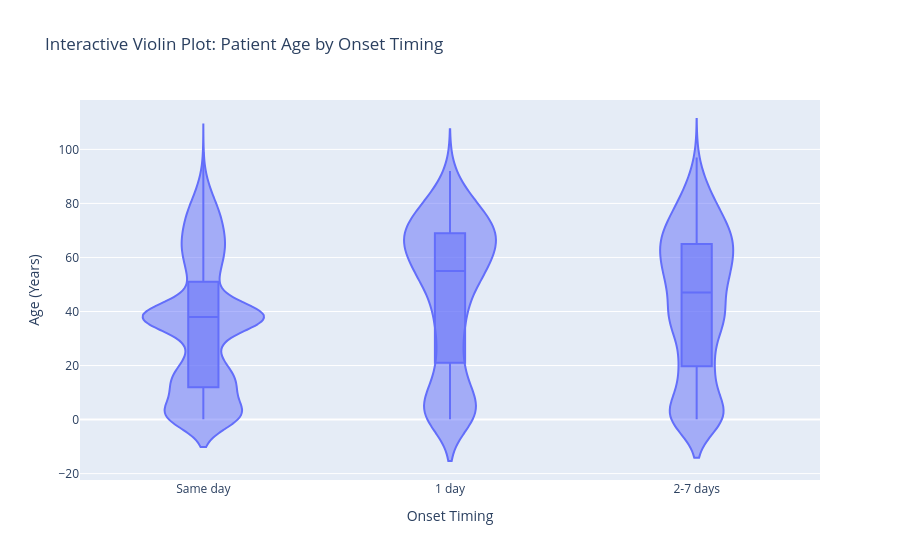

The notebook cell this image was saved under:
### Markdown cell above
<h3 style="color: #1e3a8a; font-family: 'Segoe UI', Arial, sans-serif; margin: 14px 0 6px 0;">Plotly Interactive Visual 2(Violin Plot): Age Distribution by Onset Timing</h3>

### Code cell
# Plotly Violin Plot: Interactive distribution & quartiles of AGE_YRS by ONSET_TIMING
fig_violin = px.violin(
    df_clean.sample(5000, random_state=42),
    x="ONSET_TIMING",
    y="AGE_YRS",
    box=True,
    points="outliers",
    category_orders={"ONSET_TIMING": onset_order},
    title="Interactive Violin Plot: Patient Age by Onset Timing",
    labels={"ONSET_TIMING": "Onset Timing", "AGE_YRS": "Age (Years)"}
)
fig_violin.show()

### Figure 1 — Plotly figure (JSON) as saved in the notebook; plotly's stock layout.template omitted (floating-point values rounded to 4 significant figures; data arrays with more than 128 entries replaced by an {"elided": "..."} marker saying what was removed)
{"data": [{"alignmentgroup": "True", "box": {"visible": true}, "hovertemplate": "Onset Timing=%{x}<br>Age (Years)=%{y}<extra></extra>", "legendgroup": "", "marker": {"color": "#636efa"}, "name": "", "offsetgroup": "", "orientation": "v", "points": "outliers", "scalegroup": "True", "showlegend": false, "type": "violin", "x": {"elided": "5000 str values"}, "x0": " ", "xaxis": "x", "y": {"elided": "5000 float values"}, "y0": " ", "yaxis": "y"}], "layout": {"legend": {"tracegroupgap": 0}, "title": {"text": "Interactive Violin Plot: Patient Age by Onset Timing"}, "violinmode": "group", "xaxis": {"anchor": "y", "categoryarray": ["Same day", "1 day", "2-7 days", "8+ days"], "categoryorder": "array", "domain": [0, 1], "title": {"text": "Onset Timing"}}, "yaxis": {"anchor": "x", "domain": [0, 1], "title": {"text": "Age (Years)"}}}}
